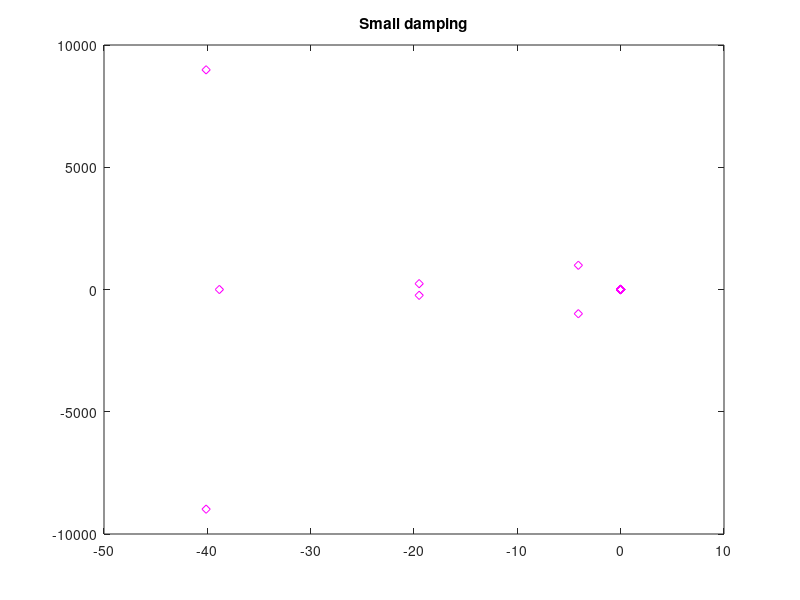

This chart was generated by the following MATLAB code:
p.r = 23.9/1000; % radius of the pulley, in mm (from Design and Experiment...)
p.A1 = (0.024/2)^2*pi; % Area of input piston, in m^2 (this is a little under a square inch)
p.A2 = (0.024/2)^2*pi; % Area of ouput piston, in m^2
p.a = (.006/2)^2*pi; % Area of the tube, in m^2
p.strokelim = 56.8/2/1000; % Stroke length limit (either way from 0)

p.h = 0.5; % Distance between pulley center and ground
p.obstacle_height = 0.37; % object will contact rod when rod contact position is at this height

% Masses
mp = 0.05;  % Pulley mass
p.Ip = 0.5*mp*p.r^2;   % pulley inertia
p.mpd = 0.05;  % Piston and diaphragm mass, kg
p.mw = 0.1;   % Total mass of the water
p.mw2 = p.mw/2;   % Mass of half the water
p.mball = 0.058; % tennis ball weighs 58g

rad_rod = 0.01; % radius of rod: 1 cm
p.l_rod = 10*p.r; % length of rod is 10x radius of pulley
vol_rod = pi*(rad_rod^2-(rad_rod-0.002)^2)*p.l_rod; % pi*(r_outer^2 - r_inner^2)*length
p.mrod = vol_rod*2700;
p.Irod = p.mrod*p.l_rod^2/3;

% Stiffnesses
p.kp = 2014000; % Stiffness of the belt N/m 
p.khose = 1573;   % Stiffness of the hose N/m of y1
p.kacc = 750; % Stiffness of accumulator, complete guess
p.kh = 1/(1/p.khose+1/p.kacc); % Effective stiffness of "hose"
p.kh = p.khose;

% Damping
% p.bp = 100;     % Damping of the belt
p.bp = 2;
p.bf = 2.137;     % V
k = 0;
b = 0;

 M1 = p.mw2*p.A1/p.a + p.mpd*p.a/p.A1;
    M2 = p.mw2*p.A2/p.a + p.mpd*p.a/p.A2;
    kpaOVA1  = p.kp*p.a/p.A1;
    bpaOVA1  = p.bp*p.a/p.A1;
    kpaOVA2  = p.kp*p.a/p.A2;
    bpaOVA2  = p.bp*p.a/p.A2;


A = [0                 1                   0                           0                           0                           0                           0                   0; ...
        -p.kp*p.r^2/p.Ip     -p.bp*p.r^2/p.Ip    p.kp*p.r/p.Ip             p.bp*p.r/p.Ip               0                           0                           0                   0; ...
        0                   0                   0                           1                           0                           0                           0                   0; ...
        kpaOVA1*p.r/M1     bpaOVA1*p.r/M1     (-kpaOVA1-p.kh*p.A1/p.a-k)/M1  (-bpaOVA1-p.bf*p.A1/p.a-b)/M1  p.kh*p.A2/(p.a*M1)         0                           0                   0; ...
        0                   0                   0                           0                           0                           1                           0                   0; ...
        0                   0                   p.kh*p.A1/(p.a*M2)         0                           (-kpaOVA2-p.kh*p.A2/p.a)/M2  (-bpaOVA2-p.bf*p.A1/p.a)/M2  kpaOVA2*p.r/M2     bpaOVA2*p.r/M2; ...
        0                   0                   0                           0                           0                           0                           0                   1; ...
        0                   0                   0                           0                           p.kp*p.r/(p.Ip+p.Irod)      p.bp*p.r/(p.Ip+p.Irod)      -p.kp*p.r^2/(p.Ip+p.Irod)     -p.bp*p.r^2/(p.Ip+p.Irod)];
[V,D] = eig(A);
diag(D)
figure
plot(D, 'md')
title('Small damping')

%% high
p.bp = 202.0;
A2 = [0                 1                   0                           0                           0                           0                           0                   0; ...
        -p.kp*p.r^2/p.Ip     -p.bp*p.r^2/p.Ip    p.kp*p.r/p.Ip             p.bp*p.r/p.Ip               0                           0                           0                   0; ...
        0                   0                   0                           1                           0                           0                           0                   0; ...
        kpaOVA1*p.r/M1     bpaOVA1*p.r/M1     (-kpaOVA1-p.kh*p.A1/p.a-k)/M1  (-bpaOVA1-p.bf*p.A1/p.a-b)/M1  p.kh*p.A2/(p.a*M1)         0                           0                   0; ...
        0                   0                   0                           0                           0                           1                           0                   0; ...
        0                   0                   p.kh*p.A1/(p.a*M2)         0                           (-kpaOVA2-p.kh*p.A2/p.a)/M2  (-bpaOVA2-p.bf*p.A1/p.a)/M2  kpaOVA2*p.r/M2     bpaOVA2*p.r/M2; ...
        0                   0                   0                           0                           0                           0                           0                   1; ...
        0                   0                   0                           0                           p.kp*p.r/(p.Ip+p.Irod)      p.bp*p.r/(p.Ip+p.Irod)      -p.kp*p.r^2/(p.Ip+p.Irod)     -p.bp*p.r^2/(p.Ip+p.Irod)];
[V2,D2] = eig(A2);
D2diag = diag(D2)
sys = zpk([],[D2diag(1),D2diag(2)],1)
damp(sys)
% figure
% plot(D2, 'gd')
% title('Larger damping')
